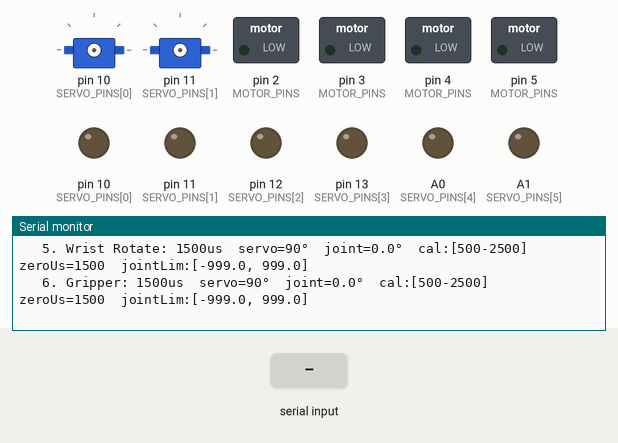
Recording of a program running on a simulated Teensy 4. Shown: 2 × servo, switched loads named in the program (green lamp = pin HIGH), output pins drawn as LEDs (lit = HIGH), the last lines printed to the serial monitor. The test bench sets the inputs (shaded band).

Above: at 1.2 s.
1.3 s: "d" received over Serial
At 2.4 s:
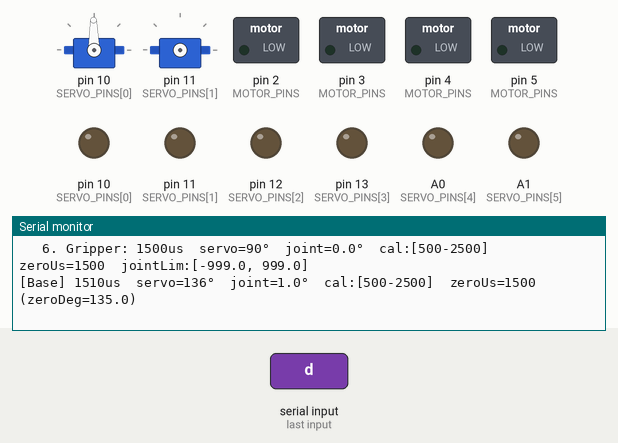
2.8 s: "1" received over Serial
At 3.6 s:
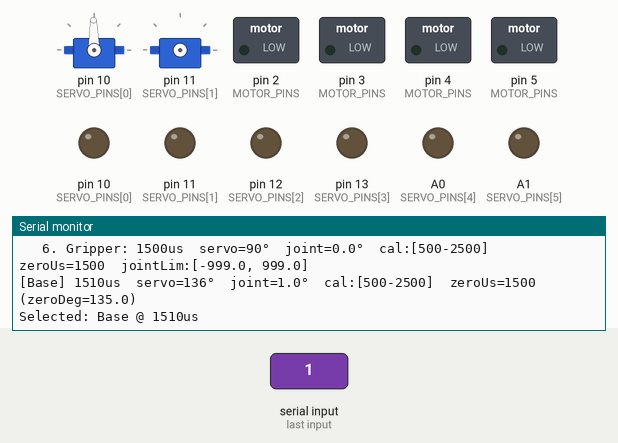
4.3 s: "2" received over Serial
At 4.7 s:
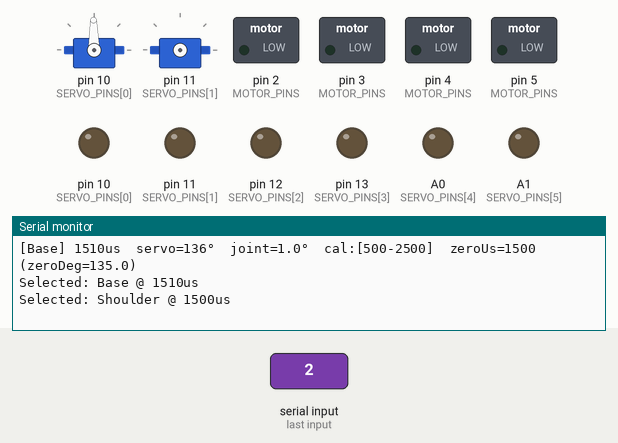
5.8 s: "a" received over Serial
At 7.1 s:
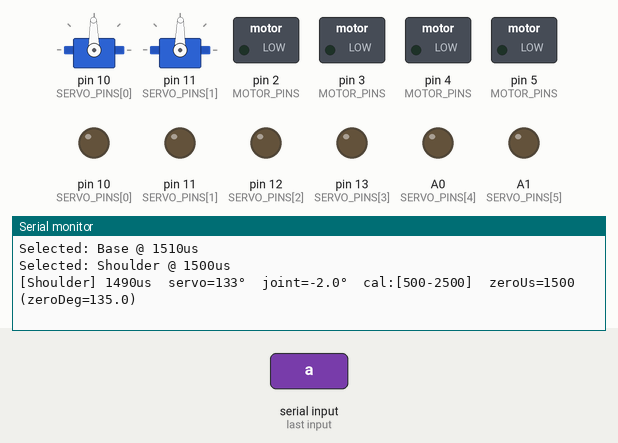

The program:

main.cpp
```cpp
#include <Arduino.h>
#include <Servo.h>

const int NUM_SERVOS = 6;
const int SERVO_PINS[NUM_SERVOS] = {10, 11, 12, 13, 14, 15};
const char* SERVO_NAMES[NUM_SERVOS] = {
    "Base", "Shoulder", "Elbow", "Wrist Pitch", "Wrist Rotate", "Gripper"
};

Servo servos[NUM_SERVOS];
bool attached[NUM_SERVOS] = {false, false, false, false, false, false};
int selected = 0;

// Current pulse width in microseconds for each servo
int currentUs[NUM_SERVOS] = {1500, 1500, 1500, 1500, 1500, 1500};

// Initial attach pulse per servo (where z sends on first attach)
int attachUs[NUM_SERVOS] = {1500, 1500, 1500, 1500, 1500, 1500};

// Calibrated min/max pulse widths per servo (user sets these with [ and ])
int calMin[NUM_SERVOS] = {500, 500, 500, 500, 500, 500};
int calMax[NUM_SERVOS] = {2500, 2500, 2500, 2500, 2500, 2500};

// Absolute hardware limits — wide range to allow full exploration
const int HARD_MIN = 400;
const int HARD_MAX = 2600;

// Step sizes
const int STEP_COARSE = 10;   // us per coarse step
const int STEP_FINE = 2;      // us per fine step

// ---------------- ZERO REFERENCE + JOINT LIMITS (relative) ----------------
// zeroUs = pulse where you want joint angle = 0
int   zeroUs[NUM_SERVOS]  = {1500, 1500, 1500, 1500, 1500, 1500};
// zeroDeg = mapped degrees at zeroUs (computed from calMin/calMax)
float zeroDeg[NUM_SERVOS] = {0, 0, 0, 0, 0, 0};

// saved joint limits in "relative degrees" (degRel = servoDeg - zeroDeg)
float jointMinDegRel[NUM_SERVOS] = {-999, -999, -999, -999, -999, -999};
float jointMaxDegRel[NUM_SERVOS] = { 999,  999,  999,  999,  999,  999};
// --------------------------------------------------------------------------

// J1-J3 = DS3218 (270°), J4-J6 = MG996R (180°)
const int SERVO_RANGE_DEG[NUM_SERVOS] = {270, 270, 270, 180, 180, 180};

int usToDegrees(int idx, int us) {
    if (calMax[idx] == calMin[idx]) return 0;
    long num = (long)(us - calMin[idx]) * SERVO_RANGE_DEG[idx];
    long den = (calMax[idx] - calMin[idx]);
    return (int)(num / den);
}

float jointDegreesRel(int idx, int us) {
    float servoDeg = (float)usToDegrees(idx, us);
    return servoDeg - zeroDeg[idx];
}

void ensureAttached(int idx) {
    if (!attached[idx]) {
        servos[idx].attach(SERVO_PINS[idx], HARD_MIN, HARD_MAX);
        attached[idx] = true;
    }
}

void moveToUs(int us) {
    ensureAttached(selected);
    currentUs[selected] = constrain(us, HARD_MIN, HARD_MAX);
    servos[selected].writeMicroseconds(currentUs[selected]);

    int servoDeg = usToDegrees(selected, currentUs[selected]);
    float jDeg = jointDegreesRel(selected, currentUs[selected]);

    Serial.print("[");
    Serial.print(SERVO_NAMES[selected]);
    Serial.print("] ");
    Serial.print(currentUs[selected]);
    Serial.print("us  servo=");
    Serial.print(servoDeg);
    Serial.print("°  joint=");
    Serial.print(jDeg, 1);
    Serial.print("°  cal:[");
    Serial.print(calMin[selected]);
    Serial.print("-");
    Serial.print(calMax[selected]);
    Serial.print("]  zeroUs=");
    Serial.print(zeroUs[selected]);
    Serial.print(" (zeroDeg=");
    Serial.print(zeroDeg[selected], 1);
    Serial.println(")");
}

void printHelp() {
    Serial.println();
    Serial.println("=== SERVO TEST — Raw us + Joint Zero ===");
    Serial.println("  1-6 = select servo:");
    Serial.println("        1=Base  2=Shoulder  3=Elbow");
    Serial.println("        4=WristPitch  5=WristRotate  6=Gripper");
    Serial.println();
    Serial.println("  d/a = +/- 10us (coarse)");
    Serial.println("  D/A = +/- 2us (fine)");
    Serial.println("  c   = center (1500us)");
    Serial.println();
    Serial.println("  CALIBRATION (pulse range):");
    Serial.println("  [   = set current pulse as calMin (0°)");
    Serial.println("  ]   = set current pulse as calMax (full range°)");
    Serial.println();
    Serial.println("  JOINT ZERO + LIMITS (relative):");
    Serial.println("  z   = set JOINT 0° (attaches servo if off — hold arm!)");
    Serial.println("  m   = save JOINT MIN (relative deg)");
    Serial.println("  M   = save JOINT MAX (relative deg)");
    Serial.println();
    Serial.println("  p   = print all servos");
    Serial.println("  h   = help");
    Serial.println("=========================================");
    Serial.println();
}

void printAll() {
    Serial.println();
    for (int i = 0; i < NUM_SERVOS; i++) {
        int servoDeg = usToDegrees(i, currentUs[i]);
        float jDeg = jointDegreesRel(i, currentUs[i]);

        Serial.print(i == selected ? " > " : "   ");
        Serial.print(i + 1);
        Serial.print(". ");
        Serial.print(SERVO_NAMES[i]);
        Serial.print(": ");
        Serial.print(currentUs[i]);
        Serial.print("us  servo=");
        Serial.print(servoDeg);
        Serial.print("°  joint=");
        Serial.print(jDeg, 1);
        Serial.print("°  cal:[");
        Serial.print(calMin[i]);
        Serial.print("-");
        Serial.print(calMax[i]);
        Serial.print("]  zeroUs=");
        Serial.print(zeroUs[i]);
        Serial.print("  jointLim:[");
        Serial.print(jointMinDegRel[i], 1);
        Serial.print(", ");
        Serial.print(jointMaxDegRel[i], 1);
        Serial.println("]");
    }
    Serial.println();
}

void updateZeroDegFor(int idx) {
    zeroDeg[idx] = (float)usToDegrees(idx, zeroUs[idx]);
}

void setup() {
    // Immediately disable motor drivers (pins 2-5) to prevent floating PWM
    const int MOTOR_PINS[] = {2, 3, 4, 5};
    for (int pin : MOTOR_PINS) {
        pinMode(pin, OUTPUT);
        digitalWrite(pin, LOW);
    }

    // Servos start DETACHED — no PWM signal until user moves them
    // MUST be before while(!Serial) or pins float while waiting for serial monitor
    for (int i = 0; i < NUM_SERVOS; i++) {
        pinMode(SERVO_PINS[i], OUTPUT);
        digitalWrite(SERVO_PINS[i], LOW);
    }

    Serial.begin(115200);
    while (!Serial) { ; }

    // Initialize zeroDeg based on initial calMin/calMax and zeroUs
    for (int i = 0; i < NUM_SERVOS; i++) {
        updateZeroDegFor(i);
    }

    printHelp();
    Serial.println("  ** Servos are OFF — move a servo to activate it **");
    Serial.println();
    printAll();
}

void loop() {
    if (Serial.available()) {
        char c = Serial.read();
        switch (c) {
            case '1': case '2': case '3':
            case '4': case '5': case '6':
                selected = c - '1';
                Serial.print("Selected: ");
                Serial.print(SERVO_NAMES[selected]);
                Serial.print(" @ ");
                Serial.print(currentUs[selected]);
                Serial.println("us");
                break;

            case 'd': moveToUs(currentUs[selected] + STEP_COARSE); break;
            case 'a': moveToUs(currentUs[selected] - STEP_COARSE); break;
            case 'D': moveToUs(currentUs[selected] + STEP_FINE); break;
            case 'A': moveToUs(currentUs[selected] - STEP_FINE); break;
            case 'c': moveToUs(1500); break;

            case '[':
                calMin[selected] = currentUs[selected];
                updateZeroDegFor(selected);
                Serial.print(">> ");
                Serial.print(SERVO_NAMES[selected]);
                Serial.print(" calMin set to ");
                Serial.print(calMin[selected]);
                Serial.println("us (= 0° mapped)");
                break;

            case ']':
                calMax[selected] = currentUs[selected];
                updateZeroDegFor(selected);
                Serial.print(">> ");
                Serial.print(SERVO_NAMES[selected]);
                Serial.print(" calMax set to ");
                Serial.print(calMax[selected]);
                Serial.print("us (= ");
                Serial.print(SERVO_RANGE_DEG[selected]);
                Serial.println("° mapped)");
                break;

            case 'z':
                // If servo is not attached yet, attach at attachUs[] pulse
                // Position arm near that angle by hand BEFORE pressing z!
                if (!attached[selected]) {
                    Serial.print(">> Attaching servo at ");
                    Serial.print(attachUs[selected]);
                    Serial.println("us — hold the arm!");
                    ensureAttached(selected);
                    currentUs[selected] = attachUs[selected];
                    servos[selected].writeMicroseconds(attachUs[selected]);
                    delay(500); // let it settle
                }
                zeroUs[selected] = currentUs[selected];
                updateZeroDegFor(selected);
                Serial.print(">> ");
                Serial.print(SERVO_NAMES[selected]);
                Serial.print(" JOINT ZERO set at ");
                Serial.print(zeroUs[selected]);
                Serial.print("us (zeroDeg=");
                Serial.print(zeroDeg[selected], 1);
                Serial.println("°)");
                break;

            case 'm': {
                float j = jointDegreesRel(selected, currentUs[selected]);
                jointMinDegRel[selected] = j;
                Serial.print(">> ");
                Serial.print(SERVO_NAMES[selected]);
                Serial.print(" JOINT MIN saved at ");
                Serial.print(j, 1);
                Serial.println("° (relative)");
                break;
            }
            case 'M': {
                float j = jointDegreesRel(selected, currentUs[selected]);
                jointMaxDegRel[selected] = j;
                Serial.print(">> ");
                Serial.print(SERVO_NAMES[selected]);
                Serial.print(" JOINT MAX saved at ");
                Serial.print(j, 1);
                Serial.println("° (relative)");
                break;
            }

            case 'p': printAll(); break;
            case 'h': printHelp(); break;
        }
    }
}
```

Measured:
- after the input at 1.3 s, the serial monitor: prints a new line at once (image 1)
- after the input at 2.8 s, the serial monitor: prints a new line at once (image 2)
- after the input at 4.3 s, the serial monitor: prints a new line at once (image 3)
- after the input at 5.8 s, the serial monitor: prints a new line at once (image 4)
